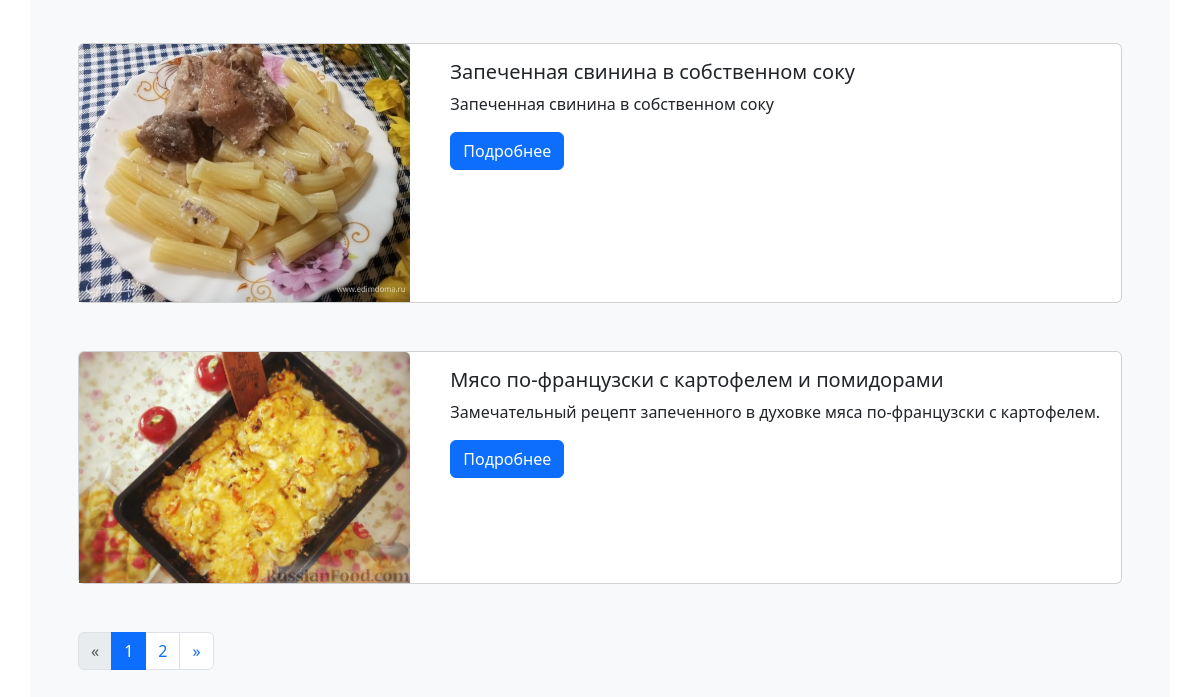
The page /recipe/list/all/ (lower part) on the database as committed earlier.
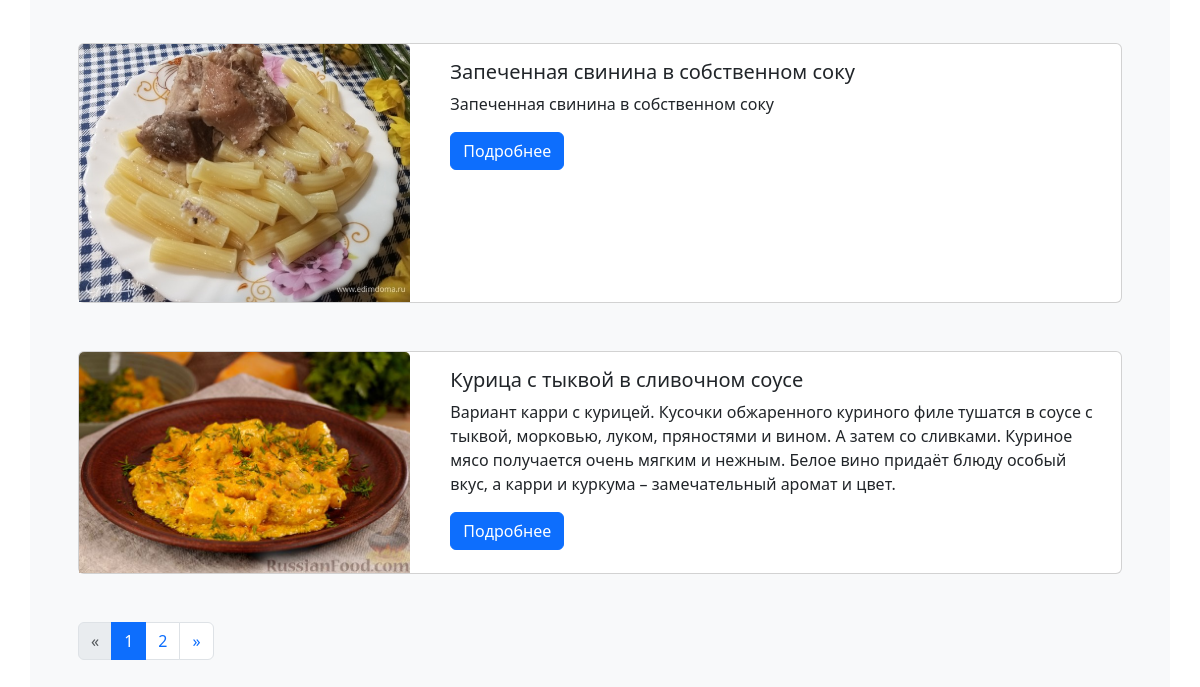
The same page on the database as committed later.
### recipes/models.py (models this page shows, shortened)
class Recipe(models.Model):
    name = models.CharField(verbose_name="Название", max_length=100)
    slug = models.SlugField(max_length=100, unique=True)
    description = models.TextField(verbose_name="Описание")
    ingredients = models.TextField(verbose_name="Ингридиенты")
    steps = models.TextField(verbose_name="Шаги приготовления")
    time = models.PositiveIntegerField(verbose_name="Время приготовления (мин)")
    image = models.ImageField(verbose_name="Изображение", upload_to='recipes_img/')
    author = models.ForeignKey(AUTH_USER_MODEL, related_name="recipes", on_delete=models.CASCADE)
    categories = models.ManyToManyField("Category", verbose_name="Категории", related_name="recipes")
    class Meta:
        ordering = ["name"]
        verbose_name = "Рецепт"
        verbose_name_plural = "Рецепты"
    def get_absolute_url(self):
        return reverse_lazy('recipe_detail', kwargs={'slug': self.slug})

### recipes/views.py (the view)
# urls.py: path('list/all/', RecipeListAllView.as_view(), name='recipe_list_all'),
class RecipeListAllView(RecipeListViewBase):
    title = 'Все рецепты'

### recipes/context_processors.py (called while the page is built)
def categories(request):
    return {
        'categories': Category.objects.all()
    }

### recipes/models.py (called while the page is built)
    def get_absolute_url(self):
        return reverse_lazy('recipe_list_by_category', kwargs={'slug': self.slug})

### recipes/views.py (called while the page is built)
    def get_title(self):
        if self.title is not None:
            return self.title
        else:
            return ""

    def get_context_data(self, **kwargs):
        context = super().get_context_data(**kwargs)
        context['title'] = self.get_title()
        return context

### recipes/templates/recipes/recipe_list.html
{% extends "base.html" %}
{% load django_bootstrap5 %}
{% block content %}
{% for recipe in recipe_list %}
<div class="card  mb-5">
    <div class="row">
        <div class="col-4">
            <img src="{{ recipe.image.url }}" class="card-img-top" alt="recipe image">
        </div>
        <div class="col-8">
            <div class="card-body">
                <h5 class="card-title">{{ recipe.name }}</h5>
                <p class="card-text">{{ recipe.description }}</p>
                <a href="{{ recipe.get_absolute_url }}" class="btn btn-primary">Подробнее</a>
            </div>
        </div>
    </div>
</div>
{% empty %}
<p>Рецептов пока нет</p>
{% endfor %}
{% endblock %}

Rows that differ between the two databases and show on the page:
no longer on this page (row unchanged): Recipe: image (picture), name "Мясо по-французски с картофелем и помидорами", description "Замечательный рецепт запеченного в духовке мяса по-французски с картофелем."
added Recipe: image (picture), name "Курица с тыквой в сливочном соусе", description "Вариант карри с курицей. Кусочки обжаренного куриного филе тушатся в соусе с тыквой, морковью, луком, пряностями и вином. А затем со сливками. Куриное мясо получается очень мягким и нежным. Белое вино придаёт блюду особый вкус, а карри и куркума – замечательный аромат и цвет."
